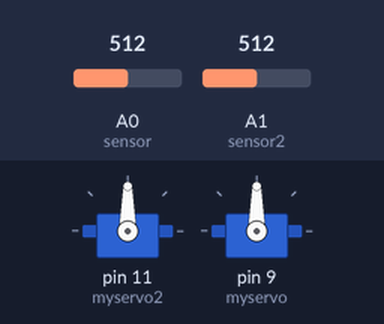
This sketch was run on a simulated Arduino Uno, built with avr-gcc and run on an emulated ATmega328P. On the bench: 2 × servo. The test bench sets the inputs (shaded band); at power-on: A0 (sensor) = 512, A1 (sensor2) = 512. What the sketch prints to the serial monitor is not drawn.

Above: at 1.8 s.
1.9 s: A0 (sensor) set to 340
Timing chart, 0 to 4.9 s (numbered marks = the images above; inputs shaded):
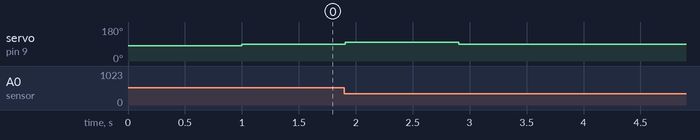

Measured:
- after the input at 1.9 s, servo on pin 9 (myservo): 90° → 100° at once, → 90° 1.0 s later

The sketch:

backwardsservothong.ino
```cpp
#include <Servo.h>
int sensor = A0;
int sensor2 = A1;
Servo myservo;
Servo myservo2;
int count = 0;
int count2=0;


void setup() {
  // put your setup code here, to run once:
  Serial.begin(9600);
  pinMode(sensor, INPUT);
  pinMode(sensor2, INPUT);
  myservo2.attach(11);
  myservo.attach(9);

}
void loop() {
  // put your main code here, to run repeatedly:

  int readSensor = analogRead(sensor);
  int readSensor2 = analogRead(sensor2);
  Serial.println(readSensor);


  if (readSensor > 350 && count < 1) {
    myservo.write(80);

    delay(1000);
    myservo.write(90);
    count++;
    count2 = 0;

  }

  else {
    if (readSensor <= 350 && count2 < 1) {
      myservo.write(100);
      delay(1000);
      myservo.write(90);
      count = 0;
      count2++;


    }

   else {
      myservo.write(90);
    }
  }

}
```
